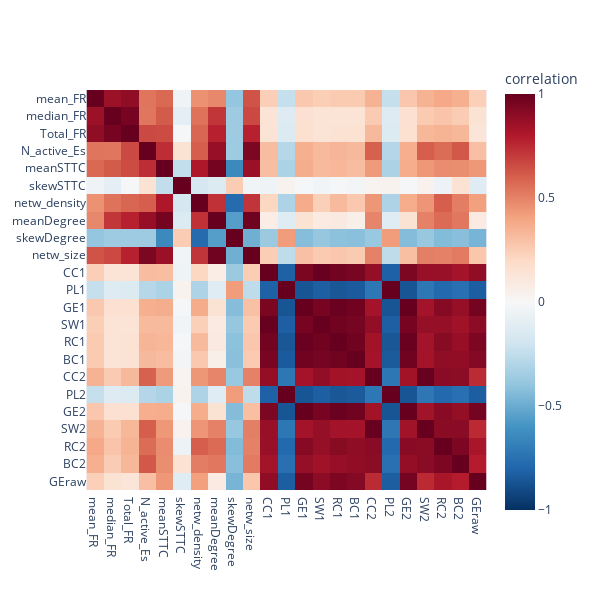

Notebook code for this chart:
### Code cell
export_fig = True
auto_open = True
fig_fname = 'mecp2_correlation_between_features_all_genotype_culture'

# fig = go.Figure(data=go.Heatmap(network_features_df_subset_corr))
width = 600
fig = px.imshow(network_features_df_subset_corr, 
                zmin=-1, zmax=1, aspect='equal',
               labels={'color': 'correlation'},
               color_continuous_scale='RdBu_r',
               width=width, height=width)
fig.show()

if export_fig:
    py.plot(fig, filename=fig_fname, auto_open=auto_open)

### Figure 1 — Plotly figure (JSON) as saved in the notebook; plotly's stock layout.template omitted (floating-point values rounded to 4 significant figures; data arrays with more than 128 entries replaced by an {"elided": "..."} marker saying what was removed)
{"data": [{"coloraxis": "coloraxis", "hovertemplate": "x: %{x}<br>y: %{y}<br>correlation: %{z}<extra></extra>", "name": "0", "type": "heatmap", "x": ["mean_FR", "median_FR", "Total_FR", "N_active_Es", "meanSTTC", "skewSTTC", "netw_density", "meanDegree", "skewDegree", "netw_size", "CC1", "PL1", "GE1", "SW1", "RC1", "BC1", "CC2", "PL2", "GE2", "SW2", "RC2", "BC2", "GEraw"], "xaxis": "x", "y": ["mean_FR", "median_FR", "Total_FR", "N_active_Es", "meanSTTC", "skewSTTC", "netw_density", "meanDegree", "skewDegree", "netw_size", "CC1", "PL1", "GE1", "SW1", "RC1", "BC1", "CC2", "PL2", "GE2", "SW2", "RC2", "BC2", "GEraw"], "yaxis": "y", "z": {"elided": "23x23 float values"}}], "layout": {"coloraxis": {"cmax": 1, "cmin": -1, "colorbar": {"title": {"text": "correlation"}}, "colorscale": [[0, "rgb(5,48,97)"], [0.1, "rgb(33,102,172)"], [0.2, "rgb(67,147,195)"], [0.3, "rgb(146,197,222)"], [0.4, "rgb(209,229,240)"], [0.5, "rgb(247,247,247)"], [0.6, "rgb(253,219,199)"], [0.7, "rgb(244,165,130)"], [0.8, "rgb(214,96,77)"], [0.9, "rgb(178,24,43)"], [1, "rgb(103,0,31)"]]}, "height": 600, "margin": {"t": 60}, "width": 600, "xaxis": {"anchor": "y", "constrain": "domain", "domain": [0, 1], "scaleanchor": "y"}, "yaxis": {"anchor": "x", "autorange": "reversed", "constrain": "domain", "domain": [0, 1]}}}
